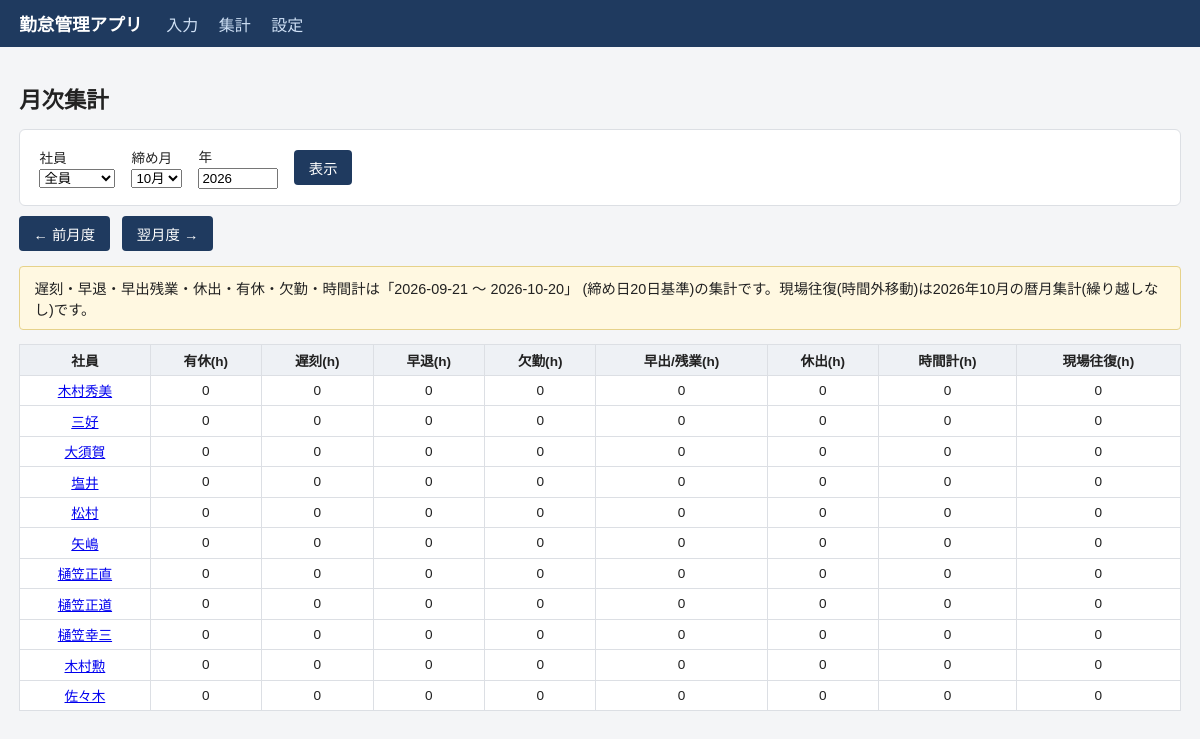
The page /summary?employee_id=all&year=2026&month=10 on the database its author committed.
### tables this page shows
CREATE TABLE employees (
                id INTEGER PRIMARY KEY AUTOINCREMENT,
                name TEXT NOT NULL UNIQUE,
                sort_order INTEGER NOT NULL,
                active INTEGER NOT NULL DEFAULT 1
            );

### app.py (the view)
@app.route("/summary")
def summary():
    today = date.today()
    year = request.args.get("year", type=int) or today.year
    month = request.args.get("month", type=int) or today.month
    employee_id = request.args.get("employee_id", default="all")
    employees = db.list_employees()
    closing_day = db.get_closing_day()
    if employee_id == "all":
        targets = employees
    else:
        emp = db.get_employee(int(employee_id))
        targets = [emp] if emp else []
    results = []
    for emp in targets:
        rep = db.summarize_reporting_period(emp["id"], year, month, closing_day)
        travel_hours = db.summarize_calendar_travel(emp["id"], year, month)
        results.append({"employee": emp, "reporting": rep, "travel_hours": travel_hours})
    (py, pm), (ny, nm) = _prev_next_month(year, month)
    return render_template(
        "summary.html",
        employees=employees, results=results, year=year, month=month,
        employee_id=employee_id, closing_day=closing_day,
        prev_year=py, prev_month=pm, next_year=ny, next_month=nm,
    )

### app.py (called while the page is built)
@app.before_request
def _ensure_db():
    db.init_db()

def _prev_next_month(year, month):
    prev_year, prev_month = (year - 1, 12) if month == 1 else (year, month - 1)
    next_year, next_month = (year + 1, 1) if month == 12 else (year, month + 1)
    return (prev_year, prev_month), (next_year, next_month)

### db.py (called while the page is built)
@contextmanager
def get_conn():
    conn = sqlite3.connect(DB_PATH)
    conn.row_factory = sqlite3.Row
    conn.execute("PRAGMA foreign_keys = ON")
    try:
        yield conn
        conn.commit()
    finally:
        conn.close()

def get_setting(key, default=None):
    with get_conn() as conn:
        row = conn.execute("SELECT value FROM settings WHERE key = ?", (key,)).fetchone()
        return row["value"] if row else default

def get_closing_day():
    return int(get_setting("closing_day", "20"))

def list_employees(active_only=True):
    with get_conn() as conn:
        q = "SELECT * FROM employees"
        if active_only:
            q += " WHERE active = 1"
        q += " ORDER BY sort_order, id"
        return [dict(r) for r in conn.execute(q).fetchall()]

def _clamp_day(year, month, day):
    last = calendar.monthrange(year, month)[1]
    return min(day, last)

def reporting_period_for_label(year: int, month: int, closing_day: int):
    period_end = date(year, month, _clamp_day(year, month, closing_day))
    prev_month = month - 1
    prev_year = year
    if prev_month == 0:
        prev_month = 12
        prev_year -= 1
    period_start = date(prev_year, prev_month, _clamp_day(prev_year, prev_month, closing_day + 1))
    return period_start, period_end

def summarize_calendar_travel(employee_id, year, month):
    start = date(year, month, 1)
    end = date(year, month, calendar.monthrange(year, month)[1])
    with get_conn() as conn:
        row = conn.execute(
            """SELECT COALESCE(SUM(travel_hours), 0) AS travel_hours
               FROM daily_records WHERE employee_id = ? AND date BETWEEN ? AND ?""",
            (employee_id, start.isoformat(), end.isoformat()),
        ).fetchone()
    return row["travel_hours"]

### templates/summary.html (shortened to what this page needs)
{% extends "base.html" %}
{% block content %}
<h1>月次集計</h1>
<form class="card form-inline" method="get" action="{{ url_for('summary') }}">
  <label>社員
    <select name="employee_id">
      <option value="all" {{ 'selected' if employee_id == 'all' else '' }}>全員</option>
    </select>
  </label>
  <label>締め月
    <select name="month" id="month-select">
      {% for m in range(1, 13) %}
      <option value="{{ m }}" {{ 'selected' if m == month else '' }}>{{ m }}月</option>
      {% endfor %}
    </select>
  </label>
  <label>年
    <input type="number" name="year" value="{{ year }}" style="width:6em">
  </label>
  <button type="submit">表示</button>
</form>
<div class="toolbar">
  <a class="btn" href="{{ url_for('summary', employee_id=employee_id, year=prev_year, month=prev_month) }}">← 前月度</a>
  <a class="btn" href="{{ url_for('summary', employee_id=employee_id, year=next_year, month=next_month) }}">翌月度 →</a>
</div>
{% if results %}
<p class="note-box">
  遅刻・早退・早出残業・休出・有休・欠勤・時間計は「{{ results[0].reporting.period_start }} 〜 {{ results[0].reporting.period_end }}」
  (締め日{{ closing_day }}日基準)の集計です。現場往復(時間外移動)は{{ year }}年{{ month }}月の暦月集計(繰り越しなし)です。
</p>
<div class="table-wrap">
<table class="summary-table">
  <thead>
    <tr>
      <th>社員</th>
      <th>有休(h)</th>
      <th>遅刻(h)</th>
      <th>早退(h)</th>
      <th>欠勤(h)</th>
      <th>早出/残業(h)</th>
      <th>休出(h)</th>
      <th>時間計(h)</th>
      <th>現場往復(h)</th>
    </tr>
  </thead>
  <tbody>
    {% for r in results %}
    <tr>
      <td><a href="{{ url_for('entry', employee_id=r.employee.id, year=year, month=month) }}">{{ r.employee.name }}</a></td>
      <td>{{ r.reporting.paid_leave_hours }}</td>
      <td>{{ r.reporting.late_hours }}</td>
      <td>{{ r.reporting.early_leave_hours }}</td>
      <td>{{ r.reporting.absence_hours }}</td>
      <td>{{ r.reporting.overtime_hours }}</td>
      <td>{{ r.reporting.holiday_work_hours }}</td>
      <td>{{ r.reporting.total_hours }}</td>
      <td>{{ r.travel_hours }}</td>
    </tr>
    {% endfor %}
  </tbody>
</table>
</div>
{% else %}
<p>データがありません。</p>
{% endif %}
{% endblock %}

### static/style.css (style rules this page uses)
* { box-sizing: border-box; }
body { font-family: "Yu Gothic UI", "Meiryo", sans-serif; margin: 0; background: #f4f5f7; color: #222; }
h1 { font-size: 1.4em; }
.card { background: #fff; border: 1px solid #dcdfe4; border-radius: 6px; padding: 1em 1.2em; margin-bottom: 1.2em; }
.form-inline { display: flex; flex-wrap: wrap; gap: 1em; align-items: center; margin-bottom: 0.6em; }
.form-inline label { display: flex; flex-direction: column; font-size: 0.85em; gap: 0.2em; }
button, .btn { background: #1f3a5f; color: #fff; border: none; border-radius: 4px; padding: 0.5em 1em; cursor: pointer; text-decoration: none; font-size: 0.9em; display: inline-block; }
.toolbar { display: flex; align-items: center; gap: 0.8em; margin-bottom: 0.8em; flex-wrap: wrap; }
.note-box { background: #fff8e1; border: 1px solid #e6d28a; border-radius: 4px; padding: 0.7em 1em; font-size: 0.9em; }
.table-wrap { overflow-x: auto; }
table { border-collapse: collapse; width: 100%; background: #fff; }
th, td { border: 1px solid #dcdfe4; padding: 0.35em 0.45em; font-size: 0.85em; text-align: center; }
th { background: #eef1f5; position: sticky; top: 0; }

### rows shown on the page
employees: employee.name "木村秀美", reporting.paid_leave_hours "0", reporting.late_hours "0", reporting.early_leave_hours "0", reporting.absence_hours "0", reporting.overtime_hours "0", reporting.holiday_work_hours "0", reporting.total_hours "0", travel_hours "0", employee.name "三好", employee.name "大須賀", employee.name "塩井", employee.name "松村", employee.name "矢嶋", employee.name "樋笠正直", employee.name "樋笠正道", employee.name "樋笠幸三", employee.name "木村勲", employee.name "佐々木"

### other values the page prints
{{ results[0].reporting.period_start }} "2026-09-21"
{{ results[0].reporting.period_end }} "2026-10-20"
{{ closing_day }} "20"
{{ year }} "2026"
{{ month }} "10"
form field month "10月"
